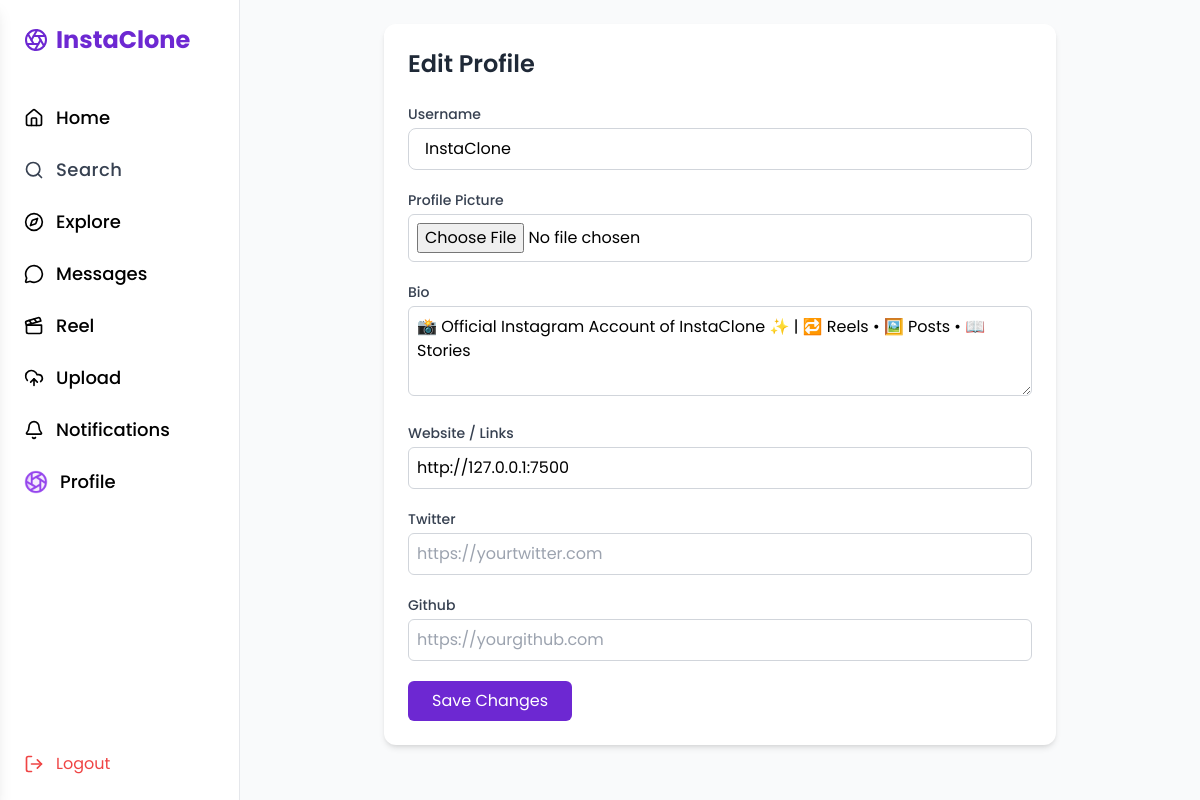
The app's page /profile_edit/ (signed in) with its own data.
### accounts/models.py (models this page shows, shortened)
class Profile(models.Model):
    user = models.OneToOneField(User, on_delete=models.CASCADE)
    profile_image = models.ImageField(upload_to='profile_images/', default='profile_images/default.png')
    bio = models.TextField(max_length=100, blank=True)
    website = models.URLField(blank=True)
    twitter = models.URLField(blank=True)
    github = models.URLField(blank=True)
    followers = models.ManyToManyField(User,related_name='profile_followers', blank=True)
    following = models.ManyToManyField(User,related_name='profile_following', blank=True)

### accounts/views.py (the view)
# urls.py: path('profile_edit/', views.profile_edit , name='profile_edit' ),
def profile_edit(request):
    if request.method == 'POST':
        user_form = UserForm(request.POST, instance=request.user)
        profile_form = ProfileForm(request.POST, request.FILES, instance=request.user.profile)
        if user_form.is_valid() and profile_form.is_valid():  # <-- Fix here
            user_form.save()
            profile_form.save()
            return redirect('profile', username=request.user.username)
    else:
        user_form = UserForm(instance=request.user)
        profile_form = ProfileForm(instance=request.user.profile)
    context = {
        'user_form': user_form,
        'profile_form': profile_form
    }
    return render(request, 'profile_edit.html', context)

### accounts/forms.py
class UserForm(forms.ModelForm):
    class Meta:
        model = User
        fields = ['username']  # Only allow username to be edited here

class ProfileForm(forms.ModelForm):
    class Meta:
        model = Profile
        fields = ['profile_image', 'bio', 'website', 'twitter', 'github']

### templates/profile_edit.html (shortened to what this page needs)
<!DOCTYPE html>
<html lang="en">
<head>
  <link href="https://cdn.jsdelivr.net/npm/tailwindcss@2.2.19/dist/tailwind.min.css" rel="stylesheet"/>
    <script src="https://cdn.tailwindcss.com"></script>
</head>
<body class="bg-gray-50">
    {% include 'sidebar.html' %}
<main class="md:ml-60 p-6">
  <div class="max-w-2xl mx-auto bg-white p-6 rounded-xl shadow-md">
    <h2 class="text-2xl font-semibold mb-6 text-gray-800">Edit Profile</h2>
    <form method="POST" enctype="multipart/form-data" class="space-y-5">
      <div>
        <label for="id_username" class="block text-sm font-medium text-gray-700 mb-1">Username</label>
        <input
          type="text"
          name="username"
          value="{{ user_form.username.value }}"
          placeholder="Username"
          class="w-full px-4 py-2 border border-gray-300 rounded-lg focus:outline-none focus:ring-2 focus:ring-[#6d28d2]"
        >
      </div>
      <div>
        <label for="id_profile_image" class="block text-sm font-medium text-gray-700 mb-1">Profile Picture</label>
        <input
          type="file"
          name="profile_image"
          class="w-full border border-gray-300 p-2 rounded-md"
          value="{{ profile_form.profile_image.value }}"
        >
      </div>
      <div>
        <label for="id_bio" class="block text-sm font-medium text-gray-700 mb-1">Bio</label>
        <textarea
          name="bio"
          rows="3"
          class="w-full border border-gray-300 p-2 rounded-md"
          placeholder="Tell something about yourself..."
        >{{ profile_form.bio.value }}</textarea>
      </div>
      <div>
        <label for="id_website" class="block text-sm font-medium text-gray-700 mb-1">Website / Links</label>
        <input
          type="url"
          name="website"
          class="w-full border border-gray-300 p-2 rounded-md"
          placeholder="https://yourwebsite.com"
          value="{{ profile_form.website.value }}"
        >
      </div>
      <div>
        <label for="id_twitter" class="block text-sm font-medium text-gray-700 mb-1">Twitter</label>
        <input
          type="url"
          name="twitter"
          class="w-full border border-gray-300 p-2 rounded-md"
          placeholder="https://yourtwitter.com"
          value="{{ profile_form.twitter.value }}"
        >
      </div>
      <div>
        <label for="id_github" class="block text-sm font-medium text-gray-700 mb-1">Github</label>
        <input
          type="url"
          name="github"
          class="w-full border border-gray-300 p-2 rounded-md"
          placeholder="https://yourgithub.com"
          value="{{ profile_form.github.value }}"
        >
      </div>
      <div>
        <button type="submit" class="bg-[#6d28d2] text-white px-6 py-2 rounded-md hover:bg-[#5b21b6] transition">Save Changes</button>
      </div>
    </form>
  </div>
</main>
</body>
</html>

### templates/sidebar.html (shortened to what this page needs)
    <aside class="hidden md:flex flex-col justify-between w-60 h-screen bg-white border-r p-6 fixed">
      <div>
    <h1 class="text-2xl font-bold text-[#6d28d2] mb-12 flex items-center gap-2">
    <i data-lucide="aperture" class="w-6 h-6"></i> <a href="{% url 'home' %}">InstaClone</a>
    </h1>
        <nav class="space-y-6 text-lg font-medium">
          <a href="{% url 'home' %}" class="hover:text-[#6d28d2] flex items-center gap-3">
            <i data-lucide="home" class="w-5 h-5"></i> Home
          </a>
                   <li onclick="openSearchModal()" class="cursor-pointer flex items-center gap-3 text-gray-700 hover:">
  <i data-lucide="search" class="w-5 h-5"></i>
  <span class="text-lg  tracking-wide">Search</span>
</li>
          <a href="{% url 'explore' %}" class="hover:text-[#6d28d2] flex items-center gap-3">
            <i data-lucide="compass" class="w-5 h-5"></i> Explore
          </a>
          <a href="#" class="hover:text-[#6d28d2] flex items-center gap-3">
            <i data-lucide="message-circle" class="w-5 h-5"></i> Messages
          </a>
          <a href="{% url 'reels' %}" class="hover:text-[#6d28d2] flex items-center gap-3">
            <i data-lucide="clapperboard" class="w-5 h-5"></i> Reel
          </a>
           <a href="#" id="uploadBtn" class="hover:text-[#6d28d2] flex items-center gap-3">
             <i data-lucide="upload-cloud" class="w-5 h-5"></i> Upload</a>
             <a href="#" onclick="toggleSidebar()" class="hover:text-[#6d28d2] flex items-center gap-3">
  <i data-lucide="bell" class="w-5 h-5"></i> Notifications
</a>
       <a href="{% url 'profile' request.user.username %}" class="hover:text-[#6d28d2] flex items-center gap-3">
    {% if request.user.profile.profile_image %}
        <img src="{{ request.user.profile.profile_image.url }}" alt="Profile" class="w-6 h-6 rounded-full object-cover" />
        Profile
    {% else %}
        <i data-lucide="user" class="w-5 h-5"></i> Profile
    {% endif %}
</a>
        </nav>
      </div>
      <div>
        <a href="{% url 'logout' %}" class="text-red-500 flex items-center gap-3">
          <i data-lucide="log-out" class="w-5 h-5"></i> Logout
        </a>
      </div>
    </aside>

### templates/profile_edit.html (style rules this page uses)
body { font-family: 'Poppins', sans-serif; }

### records on screen
Profile: bio "📸 Official Instagram Account of InstaClone ✨ | 🔁 Reels • 🖼️ Posts • 📖 Stories", website "http://127.0.0.1:7500"
